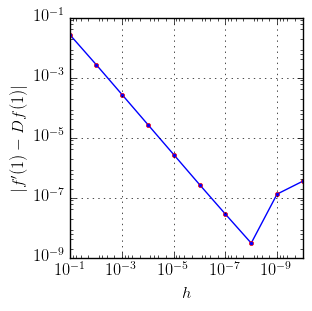

This chart was generated by the following Python code:
#!/usr/bin/env python3
# -*- coding: utf-8 -*-

'''
Este trabalho está licenciado sob a Licença Creative Commons Atribuição-CompartilhaIgual 3.0 Não Adaptada. Para ver uma cópia desta licença, visite https://creativecommons.org/licenses/by-sa/3.0/ ou envie uma carta para Creative Commons, PO Box 1866, Mountain View, CA 94042, USA.

Author: Pedro H A Konzen - 11/2016

Descrição:
Gráfico do erro $|Df(1) - f'(1)|$, onde:
Df(1) = \frac{\cos(1 + h) - \cos(1)}{h}
e
f'(1) = -sin(1)
'''

import numpy as np
import scipy as sci
from scipy import optimize
import matplotlib.pyplot as plt

#font letter
plt.rc('text', usetex=True)
plt.rc('font', family='serif', size=12)

#canvas
fig = plt.figure(figsize=(3,3), dpi=300, linewidth=0.0, facecolor="white")

#axes definitions
ax = plt.subplot(1,1,1)

ax.grid()

ax.set_xlim(1e-1,1e-10)


#pontos
hh = [1e-1, 1e-2, 1e-3, 1e-4, 1e-5, 1e-6, 1e-7, 1e-8, 1e-9, 1e-10]

def erro(h):
    Df = (np.cos(1+h)-np.cos(1))/h
    return np.abs(Df + np.sin(1))

ee = []
for i,h in enumerate(hh):
    ee.append(erro(h))
    
ax.plot(hh, ee, 'bo-', markersize=3, markeredgecolor="red")

ax.set_xscale('log',basex=10)
ax.set_yscale('log',basex=10)

ax.set_xticks([1e-1,1e-3,1e-5,1e-7,1e-9])
ax.set_yticks([1e-1,1e-3,1e-5,1e-7,1e-9])

ax.set_xlabel(r"$h$")
ax.set_ylabel(r"$|f'(1)-Df(1)|$")

fig_file =  "ex_derivacao"
fig.savefig(fig_file+".eps", bbox_inches='tight')
fig.savefig(fig_file+".svg", bbox_inches='tight')
fig.savefig(fig_file+".png", bbox_inches='tight')


